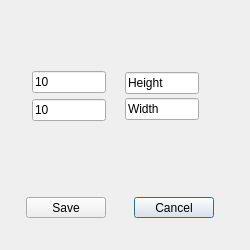
<?xml version="1.0" encoding="UTF-8"?>
<ui version="4.0">
 <class>Options</class>
 <widget class="QDialog" name="Options">
  <property name="geometry">
   <rect>
    <x>0</x>
    <y>0</y>
    <width>250</width>
    <height>250</height>
   </rect>
  </property>
  <property name="windowTitle">
   <string>Dialog</string>
  </property>
  <widget class="QPushButton" name="CancelButton">
   <property name="geometry">
    <rect>
     <x>134</x>
     <y>197</y>
     <width>80</width>
     <height>21</height>
    </rect>
   </property>
   <property name="text">
    <string>Cancel</string>
   </property>
  </widget>
  <widget class="QLineEdit" name="heightValueLine">
   <property name="geometry">
    <rect>
     <x>32</x>
     <y>71</y>
     <width>74</width>
     <height>22</height>
    </rect>
   </property>
   <property name="text">
    <string>10</string>
   </property>
  </widget>
  <widget class="QLineEdit" name="widthValueLine">
   <property name="geometry">
    <rect>
     <x>32</x>
     <y>99</y>
     <width>74</width>
     <height>22</height>
    </rect>
   </property>
   <property name="text">
    <string>10</string>
   </property>
  </widget>
  <widget class="QLineEdit" name="lineEdit_3">
   <property name="geometry">
    <rect>
     <x>125</x>
     <y>72</y>
     <width>74</width>
     <height>22</height>
    </rect>
   </property>
   <property name="text">
    <string>Height</string>
   </property>
   <property name="readOnly">
    <bool>true</bool>
   </property>
  </widget>
  <widget class="QLineEdit" name="lineEdit_4">
   <property name="geometry">
    <rect>
     <x>125</x>
     <y>98</y>
     <width>74</width>
     <height>22</height>
    </rect>
   </property>
   <property name="text">
    <string>Width</string>
   </property>
   <property name="readOnly">
    <bool>true</bool>
   </property>
  </widget>
  <widget class="QPushButton" name="saveButton">
   <property name="geometry">
    <rect>
     <x>26</x>
     <y>197</y>
     <width>80</width>
     <height>21</height>
    </rect>
   </property>
   <property name="text">
    <string>Save</string>
   </property>
  </widget>
 </widget>
 <resources/>
 <connections/>
</ui>
